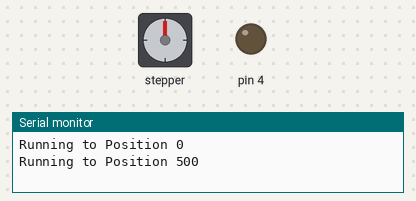
Bench run of a sketch on a simulated Arduino Uno, built with avr-gcc and run on an emulated ATmega328P. Parts: stepper motor, output pins drawn as LEDs (lit = HIGH), the last lines printed to the serial monitor. Stepper angles assume 200 steps per turn.

Above: at 0.05 s.
At 2.75 s:
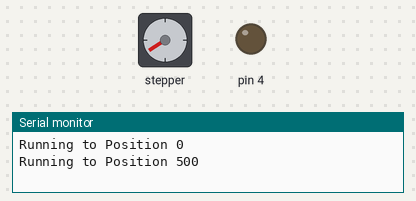
At 5.45 s:
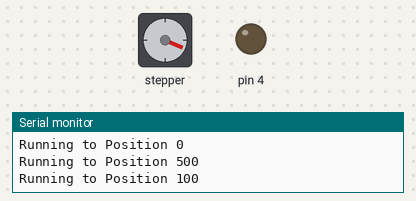
At 10.9 s:
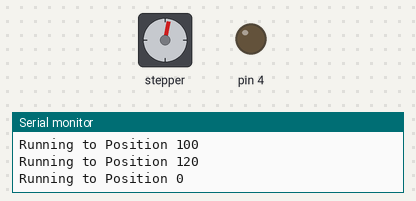
Timing chart, 0 to 14.5 s (numbered marks = the images above):
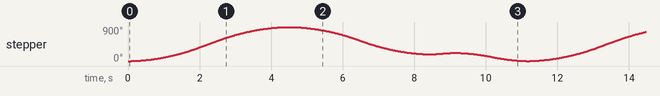

Measured:
- by itself, stepper: turns 900° clockwise in 4.4 s, then 720° counter-clockwise in 3.8 s, then 36° clockwise in 0.63 s, then 216° counter-clockwise in 1.9 s, repeating every 11.1 s

The sketch:

BlockingSteppermotors.ino
```cpp
// (licence header left out)
#include <AccelStepper.h>

// Define a stepper and the pins it will use
AccelStepper stepper(AccelStepper::DRIVER, 2, 3); // Defaults to AccelStepper::FULL4WIRE (4 pins) on 2, 3, 4, 5
//AccelStepper::setEnablePin(4);
//stepper.setOutputPins(4);

void setup()
{
    Serial.begin(9600);
    pinMode(4,OUTPUT);
    stepper.setMaxSpeed(200.0);
    stepper.setAcceleration(100.0);
}

void loop()
{

    Serial.println("Running to Position 0");
    stepper.runToNewPosition(0);
    Serial.println("Running to Position 500");
    stepper.runToNewPosition(500);
    Serial.println("Running to Position 100");
    stepper.runToNewPosition(100);
    Serial.println("Running to Position 120");
    stepper.runToNewPosition(120);
    //stepper.disableOutputs();
    digitalWrite(4,LOW);
}
```
